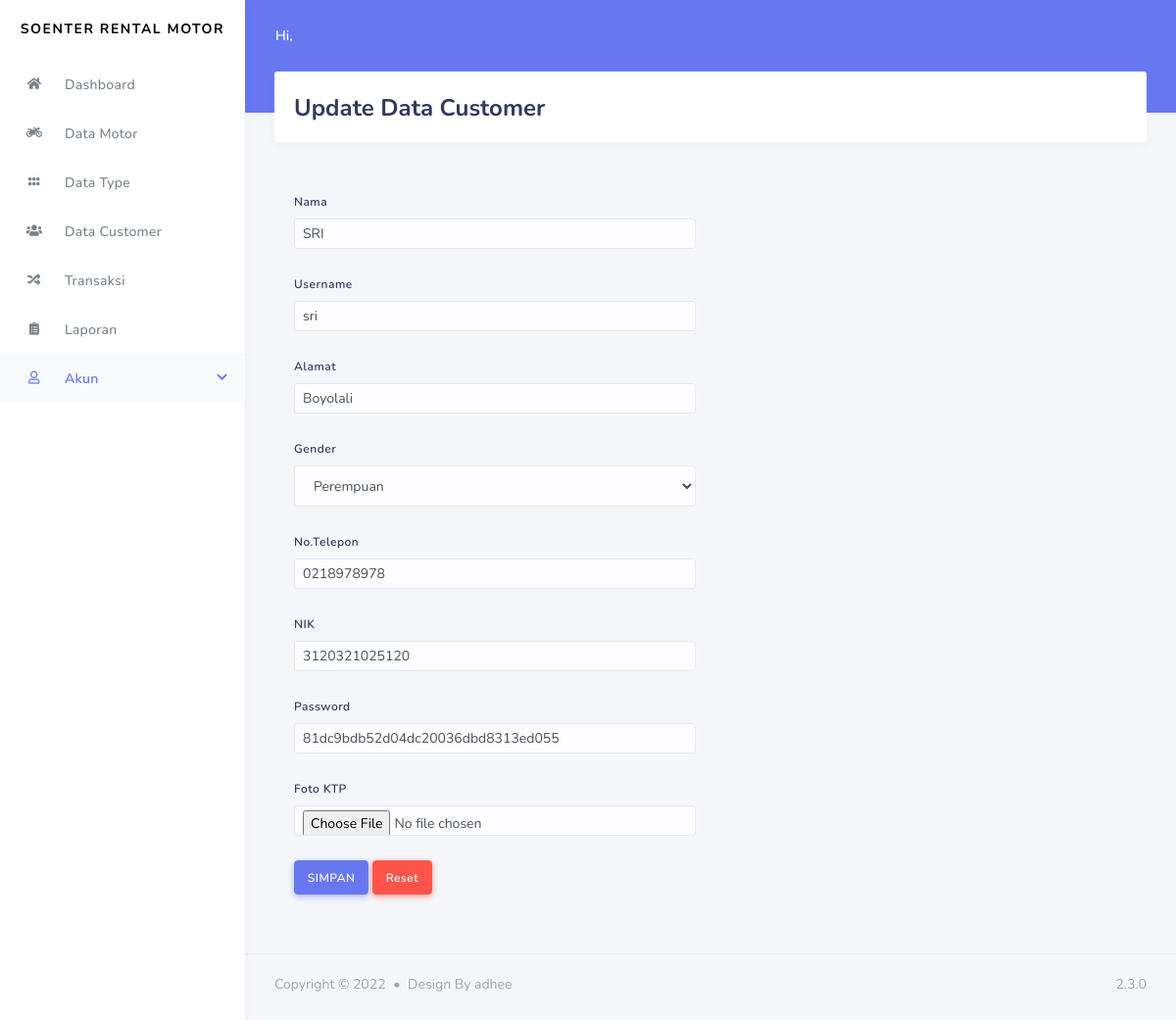
The page /admin/data_customer/update_customer/CUS003 on the database its author committed.
### tables this page shows
CREATE TABLE `customer` (
  `id_customer` varchar(20) NOT NULL,
  `nik` varchar(16) NOT NULL,
  `nama` varchar(50) NOT NULL,
  `username` varchar(50) NOT NULL,
  `alamat` varchar(100) NOT NULL,
  `gender` varchar(20) NOT NULL,
  `no_telp` varchar(20) NOT NULL,
  `password` varchar(50) NOT NULL,
  `foto` varchar(50) NOT NULL
);

### application/controllers/admin/data_customer.php (called while the page is built, shortened)
<?php
class Data_customer extends CI_Controller{
		public function update_customer($id)
		{
			$data['customer'] = $this->db->query("SELECT * FROM customer WHERE id_customer = '$id'")->result();
			$this->load->view('template_admin/header');
			$this->load->view('template_admin/sidebar');
			$this->load->view('admin/update_customer',$data);
			$this->load->view('template_admin/footer');
		}
}
?>

### index.php (called while the page is built, shortened)
<?php
require_once BASEPATH.'core/CodeIgniter.php';

### application/views/admin/update_customer.php (the view, shortened to what this page needs)
<div class="main-content">
        <section class="section">
          <div class="section-header">
            <h1>Update Data Customer</h1>
          </div><div class="row">
            <div class="card-body">
              <?php foreach ($customer as $cs) : ?>
                   <?php echo form_open_multipart('admin/data_customer/update_customer_aksi'); ?>
                  <div class="col-12 col-md-6 col-lg-6">
                     <div class="form-group">
                        <label>Nama</label>
                     <input type="text"  class="form-control form-control-sm"name="nama" value="<?php echo $cs->nama ?>">
                     </div>
                     <div class="form-group">
                        <label>Username</label>
                        <input type="text" class="form-control form-control-sm" name="username" value="<?php echo $cs->username ?>">
                     </div>
                     <div class="form-group">
                        <label>Alamat</label>
                        <input type="text" class="form-control form-control-sm" name="alamat" value="<?php echo $cs->alamat ?>">
                     </div>
                              <div class="form-group">
                                   <label>Gender</label>
                                   <select type="text"  class="form-control form-control-sm "name="gender" value="<?php echo $cs->gender ?>">
                                    <option value=""><?php echo $cs->gender ?></option>
                                    <option value="Perempuan"> Perempuan</option></select>
                              </div>
                               <div class="form-group">
                                   <label>No.Telepon</label>
                                   <input type="text" class="form-control form-control-sm" name="no_telp" value="<?php echo $cs->no_telp ?>">
                              </div>
                              <div class="form-group">
                                   <label>NIK</label>
                                   <input type="text" class="form-control form-control-sm" name="nik" value="<?php echo $cs->nik ?>">
                              </div>
                               <div class="form-group">
                                   <label>Password</label>
                                   <input type="pasword" class="form-control form-control-sm" name="password" value="<?php echo $cs->password ?>">
                              </div>
                              <div class="form-group">
                                   <label>Foto KTP</label>
                                   <input type="file" id="foto" class="form-control form-control-sm" name="foto">
                              </div>
                                   <button type="submit" class="btn btn-primary">SIMPAN</button>
                                   <button type="reset" class="btn btn-danger">Reset</button>
                         </div>
               </div>
                  <?php endforeach; ?>
            </div>
          </div>
  </div>

### rows shown on the page
customer: nama "SRI", username "sri", alamat "Boyolali", gender "Perempuan", no_telp "0218978978", nik "3120321025120", password "81dc9bdb52d04dc20036dbd8313ed055"
